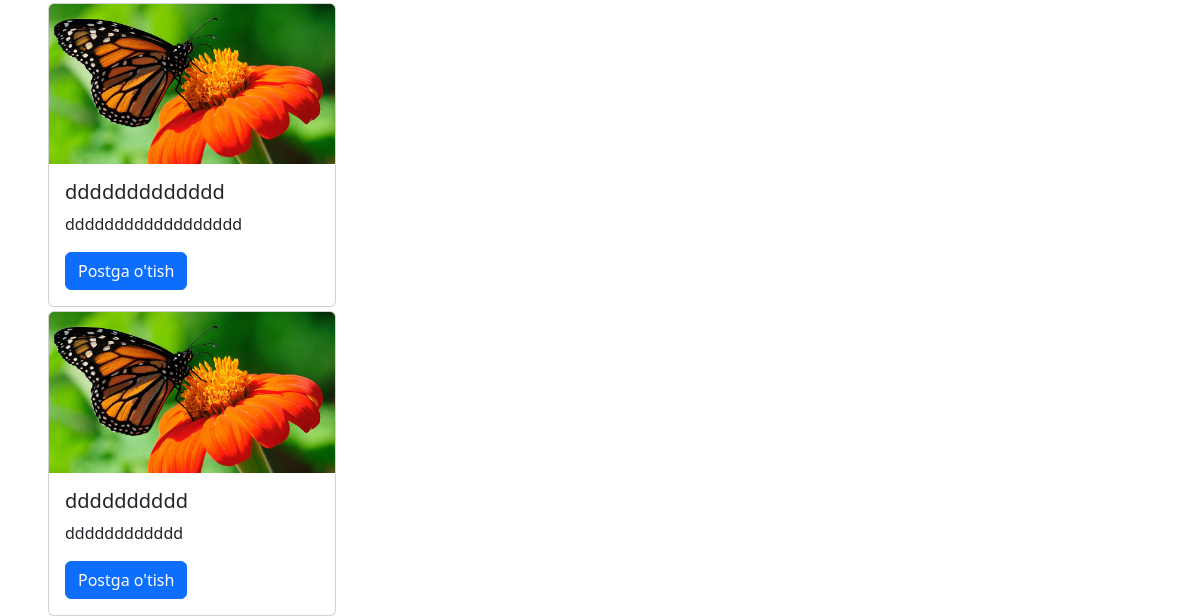
/articles/ (lower part), run on an earlier commit of the app's database.
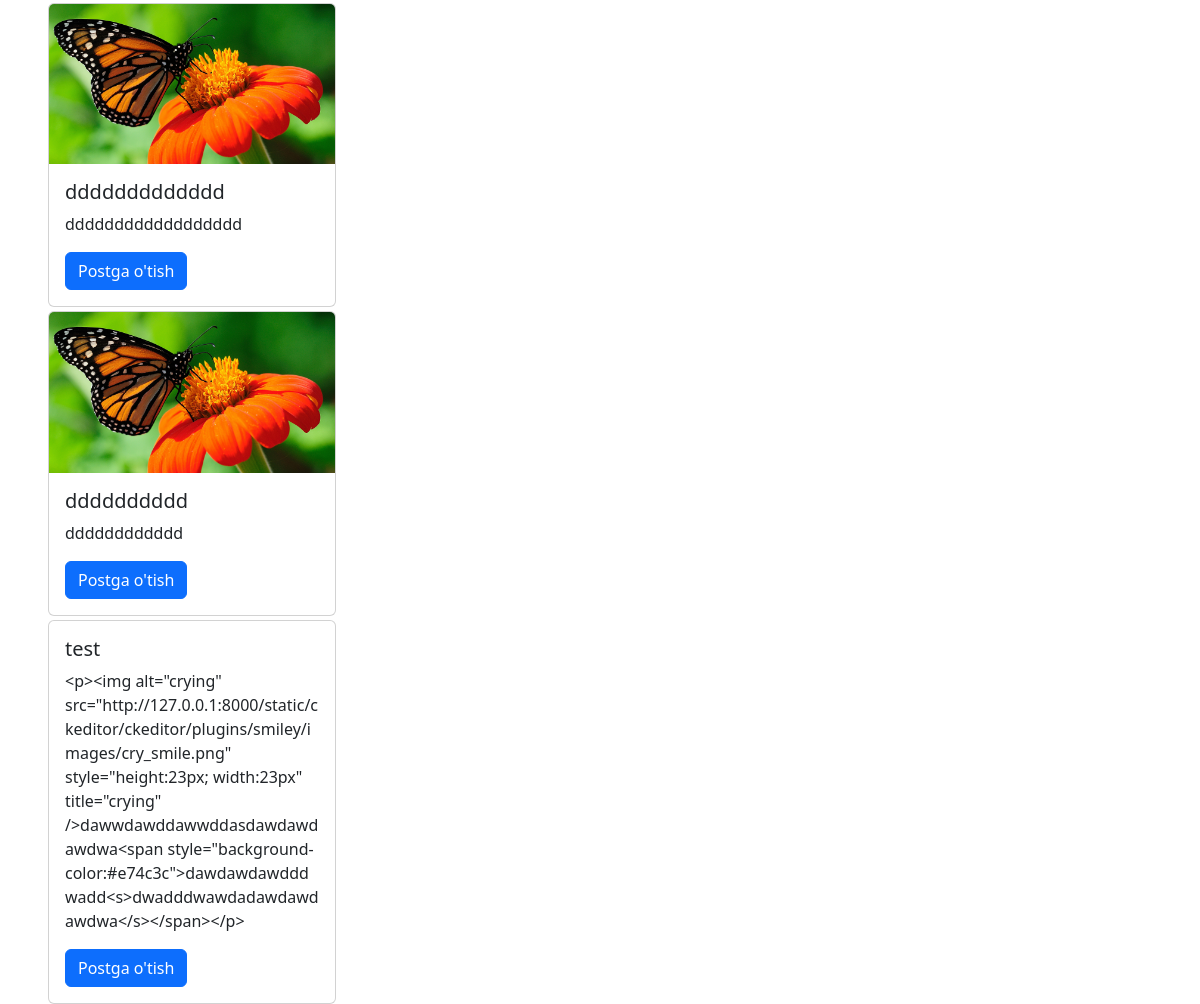
And on a later commit of the database.
### articles/models.py (models this page shows, shortened)
class Article(models.Model):
    title = models.CharField(max_length=150)
    summary = models.CharField(max_length=200, blank=True)
    body = RichTextField()
    photo = models.ImageField(upload_to='images/', blank=True)
    date = models.DateTimeField(auto_now_add= True)
    author = models.ForeignKey(
        get_user_model(),
        on_delete=models.CASCADE
    )

### articles/views.py (the view)
# urls.py: path('', ArticleListView.as_view(),name='article_list'),
class ArticleListView(ListView):
    model = Article
    template_name = 'article_list.html'

### templates/article_list.html (shortened to what this page needs)
{% extends 'base.html'%}
{% block content %}
{% for article in object_list%}
<div class="card mt-1 ms-5 " style="width: 18rem; top: 60px; ">
     {% if article.photo %}
    <img src="{{article.photo.url}}" class="card-img-top" alt="">
     {% endif %}
    <div class="card-body">
      <h5 class="card-title">{{article.title}}</h5>
      <p class="card-text">{{article.body}}</p>
      <a href="{% url 'article_detail' article.pk %}" class="btn btn-primary">Postga o'tish</a>
    </div>
  </div>
{% endfor %}
{% endblock content %}

What changed in the data, as far as the page shows it:
added Article: title "test", body "<p><img alt=\"crying\" src=\"http://127.0.0.1:8000/static/ckeditor/ckeditor/plugins/smiley/images/cry_smile.png\" style=\"height:23px; width:23px\" title=\"crying\" />dawwdawddawwddasdawdawdawdwa<span style=\"background-color:#e74c3c\">dawdawdawdddwadd<s>dwadddwawdadawdawdawdwa</s></span></p>"
